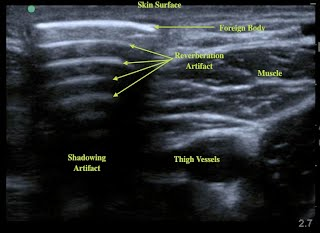
%> input picture Reverberation_test2.jpg, 320 x 233 px
$ octave CrossCorre_test.m   (GNU Octave 9; MATLAB toolbox functions it lacks are replaced by stand-ins)
%> lines starting %> are read from the running program, lines starting %| are printed output that depends on the picture; in (x1, y1, x2, y2) boxes, pixels count from 0 and x2, y2 are one past the last pixel; in counts of white or black regions, pixels touching at a corner belong together; the program's own positions count from 1
### normxcorr2e.m
function I = normxcorr2e(template,im,shape)

%# perform cross correlation with automated zero-padding
I = normxcorr2(template,im);

switch shape
    case 'same'

        %# if we were guaranteed to have odd-sized templates only
        %# we would only need padLow
        templateSize = size(template);
        padLow = floor(templateSize/2);
        padHigh = templateSize - padLow - 1;

        I = I( (1+padLow(1)):(end-padHigh(1)), (1+padLow(2)):(end-padHigh(2)) );

    case 'full'
        %Do nothing
    case 'valid'
        %# with even size, we need to remove the larger of the two pad sizes
        %# i.e. padLow, on all sides
        templateSize = size(template);
        padLow = templateSize/2;

        I = I( (2*padLow(1)):(end-2*padLow(1)+1), (2*padLow(2)):(end-2*padLow(2)+1) );
    otherwise
        throw(Mexception('normxcorr2e:BadInput','shape %s is not recognized',shape));
end

### CrossCorre_test.m
%% Scanning the whole image to find the best cross correlation match
clear all; close all;
I = imread('Reverberation_test2.jpg');
%> I is the input picture: size 233x320x3 uint8; mean R, G, B 41.3, 45.2, 49

gray_I = rgb2gray(I);
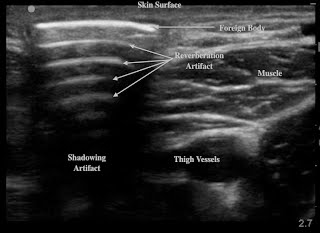
%> gray_I: size 233x320 uint8; min 0, max 241, mean 44.5

%gray(314:360,230:240) = 0;

[row_tot, col_tot] = size(gray_I);
%> row_tot = 233; col_tot = 320

small_row = floor(row_tot/15);
%> small_row = 15
small_col = floor(col_tot/3);
%> small_col = 106

%slice = zeros(small_row, small_col, 20*3);
count = 1;
for i=1:15
    for j = 1:3
        if (i == 1) & (j == 1)
            slice(:,:,count) = gray_I(1:small_row, 1:small_col);
            count = count + 1;
        elseif (i == 1)
            slice(:,:,count) = gray_I(1:small_row, (j-1)*small_col+1:j*small_col);
            count = count + 1;
        elseif (j == 1)
            slice(:,:,count) = gray_I((i-1)*small_row+1:i*small_row, 1:small_col);
            count = count + 1;
        else
            slice(:,:,count) = gray_I((i-1)*small_row+1:i*small_row, (j-1)*small_col+1:j*small_col);
            count = count + 1;
        end

    end
end
%> after the loop, count = 46

figure;
montage(slice)

%% Correlation between slices and original image
%correlation_out = zeros(row_tot,col_tot, 20*3);

good_correlations = [];

for i = 1:size(slice,3)
    sample = slice(:,:,i);
    correlation_out(:,:,i)= normxcorr2e(sample,gray_I,'same');

end
%> this loop made 45 passes
%> pass 1, in normxcorr2e, `I = normxcorr2(template,im);`:
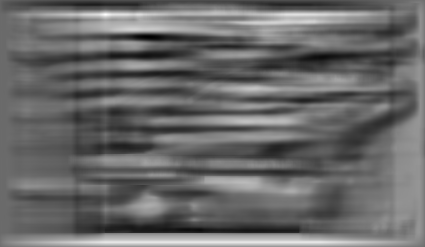
%> I: size 247x425 double; min -0.72, max 1, mean -0.00819; drawn with min black and max white
%> pass 2, in normxcorr2e (call 2), `I = I( (1+padLow(1)):(end-padHigh(1)), (1+padLow(2)):(end-padHigh(2)) );`:
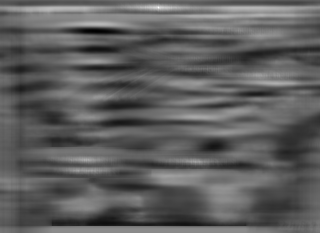
%> I: size 233x320 double; min -0.633, max 1, mean -0.029; drawn with min black and max white
figure;
for i = 1:size(correlation_out, 3)
   subplot(1,2,1); imshow(slice(:,:,i))

   test(:,:,i) = correlation_out(:,:,i)>0.45;
   subplot(1,2,2); imshow(test(:,:,i));

   regions = regionprops(test(:,:,i));

   counter = 0;
   areas = zeros(size(regions,1),1);
   % can filter out small areas as well before testing centroids
   for n = 1:size(regions,1)
        areas(n,1) = regions(n).Area;
   end
   small_area = areas<50;
   regions(small_area) = [];

   % Logic test if centroids are within +- 10 pixels in x-directions
   % Using assumption that artefact appears at the same x location
   if size(regions,2)>0
       for j = 1:size(regions,1)
            for k = 1:size(regions,1)
                if abs(regions(j).Centroid(1)-regions(k).Centroid(1))<10
                    counter = counter + 1;
                end
            end
       end
   end
   % Have to subtract with the number of areas because the loop compares
   % the one element with itself for each iteration of the bigger loop
   counter = counter - size(regions,1);

   % 16 = number of repetitions^2 (4 aretfacts)
   if counter>16
       good_correlations = [good_correlations i];
   end
end
%> this loop made 45 passes
%> (counter, good_correlations) on passes 4, 12, 13, 16, 19, 23, 31, 35: (34, 4), (30, [4 12]), (26, [4 12 13]), (24, [4 12 13 16]), (34, [4 12 13 16 19]), (40, [4 12 13 16 19 23]), (18, [4 12 13 16 19 23 31]), (26, [4 12 13 16 19 23 31 35])
%> counter on passes 2, 5, 6, 7, 8, 10: 0, 10, 2, 8, 0, 12
%> pass 1, `imshow(test(:,:,i))`:
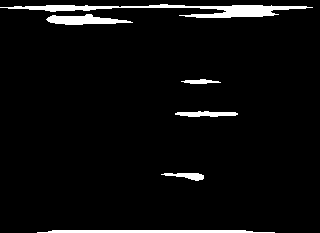
%> displayed picture: size 233x320 logical; 4.6% white; 6 white regions, box (x1, y1, x2, y2) and area: (0, 4, 313, 18) 1601, (37, 230, 275, 233) 637, (46, 14, 133, 25) 574, (175, 111, 238, 117) 269, (161, 173, 204, 181) 190, (181, 79, 221, 84) 125
%> pass 1, `imshow(test(:,:,i))`:
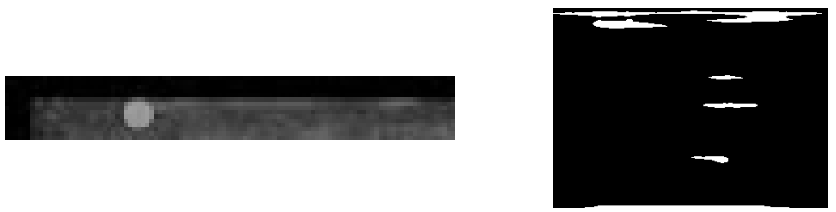
%> figure redrawn from the program's plot data, 2 panels
%> after the loop, areas = [1; 2; 43; 5; 19; 6; 101; 24; 331; 11]; regions = 2 regions; box (x1, y1, x2, y2), Area and Centroid: (276, 134, 293, 161) 331 [285.5 147.7], (261, 203, 269, 223) 101 [265.6 213.9]
%> after the loop:
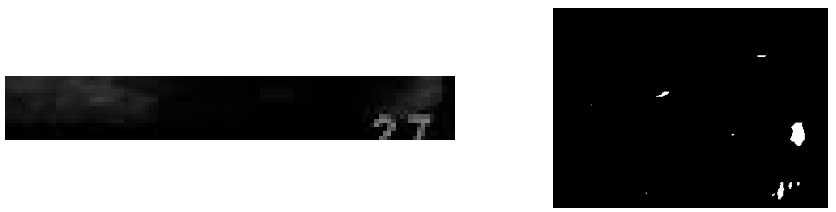
%> figure redrawn from the program's plot data, 2 panels

%% Eliminate bad correlations
good_samples = test(:,:,good_correlations);


for i = 1:size(good_samples,3)
    figure;
    imagesc(gray_I); colormap(gray(128)); hold on;

    % filter out small areas
    regions = regionprops(good_samples(:,:,i));
    areas = zeros(size(regions,1),1);
    for n = 1:size(regions,1)
        areas(n,1) = regions(n).Area;
    end
    small_area = areas<50;
    regions(small_area) = [];

    %display rectangles around artefacts for each "good" correlation
    for j=1:size(regions,1)
        x = regions(j).BoundingBox(1);
        y = regions(j).BoundingBox(2);
        width = regions(j).BoundingBox(3);
        height = regions(j).BoundingBox(4);
        h(j, 1)= rectangle('Position',[x y width height]);
        set(h(j),'EdgeColor',[1 0 0]);
    end

end
%> this loop made 8 passes
%> after the loop, areas = 21 values, max 526 at index 2, min 12 at index 16, mean 122; h = 18 values, max -499.2 at index 14, min -637.9 at index 13, mean -591.7; regions = 13 regions; largest, box (x1, y1, x2, y2), Area and Centroid: (23, 13, 102, 24) 526 [61.3 19], (191, 178, 221, 201) 415 [208.2 188.4], (160, 108, 211, 115) 246 [187.4 112.3], (148, 169, 175, 179) 205 [161.2 174.3], (182, 125, 231, 131) 197 [208.1 128.5]


%% Temporary location finder - needs to be improved
close all;
width = small_col;
%> width = 106
height = small_row;
%> height = 15

figure;
imagesc(I);
hold on;
no = 1
for i = good_correlations(1:3)
    modulus = mod(i,3);
    if modulus == 0
        y = 20*i/3-20+i/3-1;
        x = round(2*col_tot/3)+1;
    elseif modulus == 1
        y = 20*floor(i/3)+floor(i/3);
        x = 1;
    else
        y = 20*floor(i/3)+floor(i/3);
        x = round(col_tot/3)+1;
    end
    h(no, 1)= rectangle('Position',[x y width height]);
    set(h(no),'EdgeColor',[1 0 0]); % Hint: use you colourmap
    no = no + 1;
end
%> this loop made 3 passes
%> (i, modulus, y, x) on passes 1 to 3: (4, 1, 21, 1), (12, 0, 63, 214), (13, 1, 84, 1)
%> after the loop, h = 18 values, max -499.2 at index 14, min -637.9 at index 13, mean -588.6
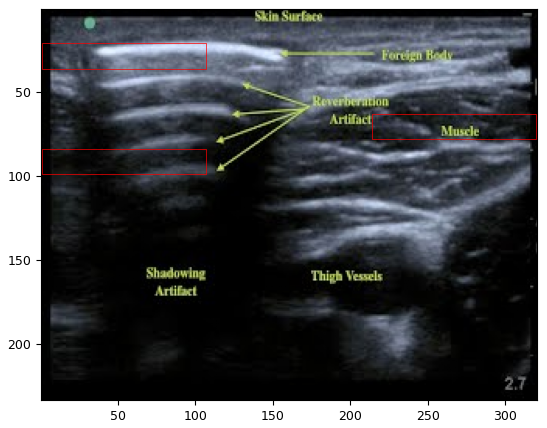
%> figure redrawn from the program's plot data
